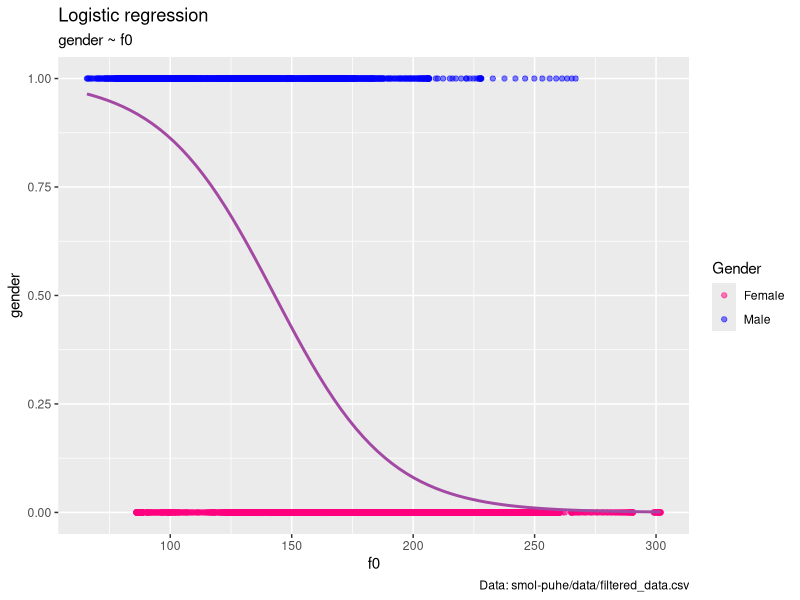
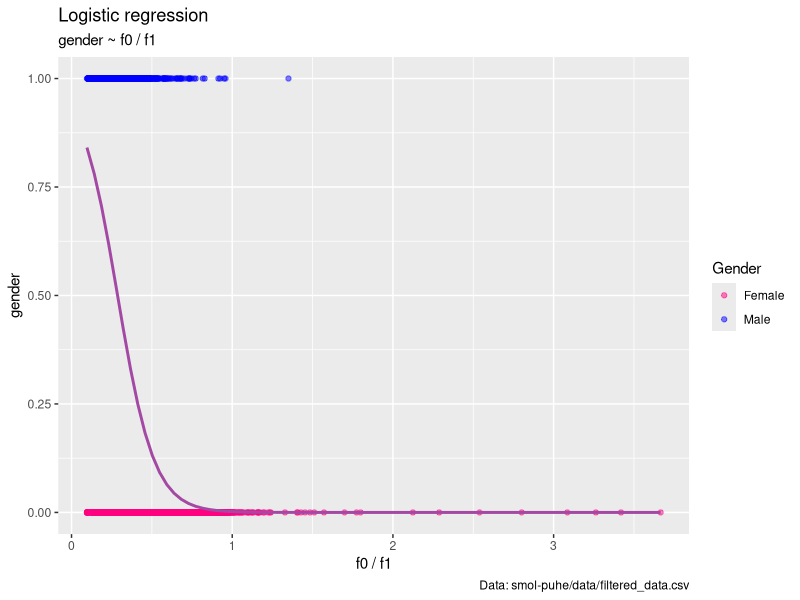
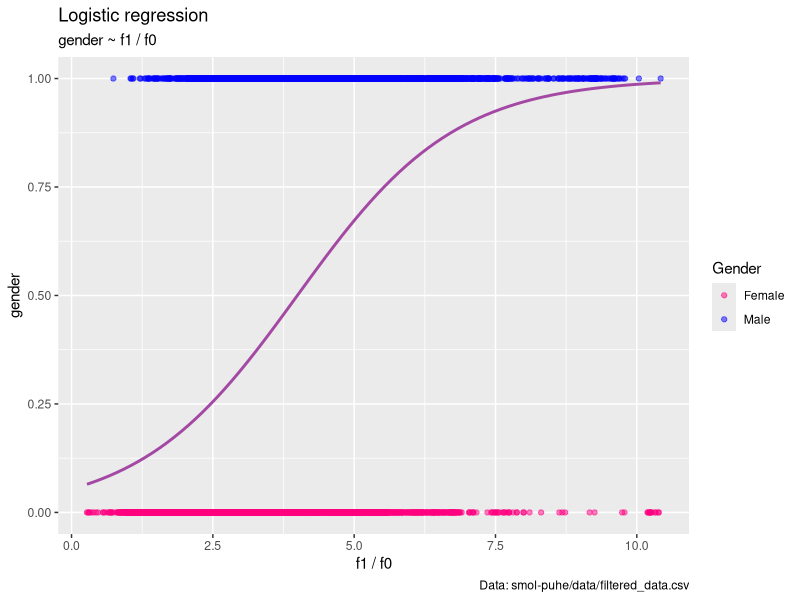
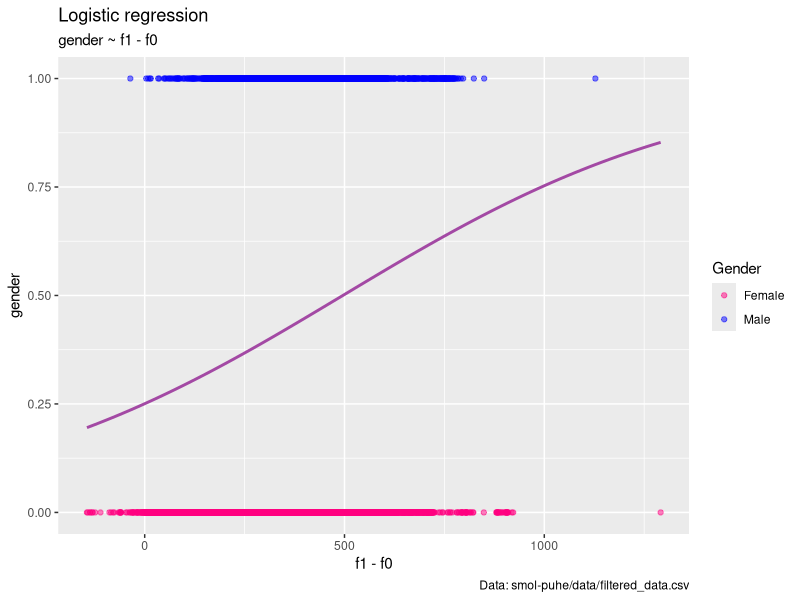
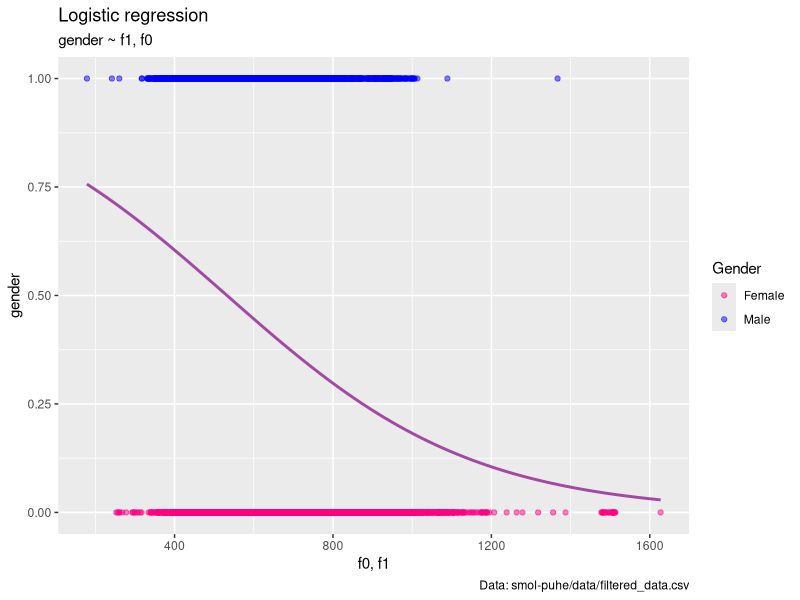

Write R code to recreate these figures, in order.
## Import R packages ##########################################################

library(tidyverse)

## Set working directory for R Studio ~~~~~~~~~~~~~~~~~~~~~~~~~~~~~~~~~~~~~~~~~
## We want it to be the root of this repo, i.e. "/smol-puhe"

wd <- getwd() %>% str_replace("/scripts/R/praat_processing$", "")
setwd(wd)
getwd()
rm(wd)

tb <- read_csv("./data/filtered_data.csv")
spec(tb)

## Logistic regression ########################################################
## gender ~ f0

ggplot(tb, aes(x=f0, y=gender)) +
  geom_point(alpha=.5, aes(color = cut(tb$gender, c(-1, 0.5, 1)))) +
  scale_color_manual(name = "Gender",
                     values = c("(-1,0.5]" = "#ff0080",
                                "(0.5,1]" = "#0000ff"),
                     labels = c("Female", "Male")) +
  stat_smooth(method="glm", se=FALSE,
              method.args = list(family=binomial), col="#a349a4") +
  labs(title = "Logistic regression",
       subtitle = "gender ~ f0",
       caption = "Data: smol-puhe/data/filtered_data.csv")

# ggsave("logistic_gender_f0.png")

model_f0 <- glm(gender~f0, data = tb)
summary(model_f0)

## Logistic regression ~~~~~~~~~~~~~~~~~~~~~~~~~~~~~~~~~~~~~~~~~~~~~~~~~~~~~~~~
## gender ~ f0 / f1

tb$f0_over_f1 <- tb$f0 / tb$f1

ggplot(tb, aes(x=f0_over_f1, y=gender)) +
  geom_point(alpha=.5, aes(color = cut(tb$gender, c(-1, 0.5, 1)))) +
  scale_color_manual(name = "Gender",
                     values = c("(-1,0.5]" = "#ff0080",
                                "(0.5,1]" = "#0000ff"),
                     labels = c("Female", "Male")) +
  stat_smooth(method="glm", se=FALSE,
              method.args = list(family=binomial), col="#a349a4") +
  labs(title = "Logistic regression",
       subtitle = "gender ~ f0 / f1",
       caption = "Data: smol-puhe/data/filtered_data.csv") + 
  xlab("f0 / f1")

# ggsave("logistic_gender_f0_over_f1.png")

model_f0_over_f1 <- glm(gender~f0_over_f1, data = tb)
summary(model_f0_over_f1)

## Logistic regression ########################################################
## gender ~ f1 / f0

tb$f1_over_f0 = tb$f1 / tb$f0

ggplot(tb, aes(x=f1_over_f0, y=gender)) +
  geom_point(alpha=.5, aes(color = cut(tb$gender, c(-1, 0.5, 1)))) +
  scale_color_manual(name = "Gender",
                     values = c("(-1,0.5]" = "#ff0080",
                                "(0.5,1]" = "#0000ff"),
                     labels = c("Female", "Male")) +
  stat_smooth(method="glm", se=FALSE,
              method.args = list(family=binomial), 
              col="#a349a4") + 
  labs(title = "Logistic regression",
       subtitle = "gender ~ f1 / f0",
       caption = "Data: smol-puhe/data/filtered_data.csv") + 
  xlab("f1 / f0")

# ggsave("logistic_gender_f1_over_f0.png")

model_f1_over_f0 <- glm(gender~f1_over_f0, data = tb)
summary(model_f1_over_f0)

## Logistic regression ~~~~~~~~~~~~~~~~~~~~~~~~~~~~~~~~~~~~~~~~~~~~~~~~~~~~~~~~
## gender ~ f1 - f0

tb$f1_minus_f0 = tb$f1 - tb$f0

ggplot(tb, aes(x=f1_minus_f0, y=gender)) +
  geom_point(alpha=.5, aes(color = cut(tb$gender, c(-1, 0.5, 1)))) +
  scale_color_manual(name = "Gender",
                     values = c("(-1,0.5]" = "#ff0080",
                                "(0.5,1]" = "#0000ff"),
                     labels = c("Female", "Male")) +
  stat_smooth(method="glm", se=FALSE,
              method.args = list(family=binomial), 
              col="#a349a4") + 
  labs(title = "Logistic regression",
       subtitle = "gender ~ f1 - f0",
       caption = "Data: smol-puhe/data/filtered_data.csv") + 
  xlab("f1 - f0")

# ggsave("logistic_gender_f1_minus_f0.png")

model_f1_minus_f0 <- glm(gender~f1_minus_f0, data = tb)
summary(model_f1_minus_f0)

## Logistic regression ########################################################
## gender ~ f0 + f1

ggplot(tb, aes(x=f0 + f1, y=gender)) +
  geom_point(alpha=.5, aes(color = cut(tb$gender, c(-1, 0.5, 1)))) +
  scale_color_manual(name = "Gender",
                     values = c("(-1,0.5]" = "#ff0080",
                                "(0.5,1]" = "#0000ff"),
                     labels = c("Female", "Male")) +
  stat_smooth(method="glm", se=FALSE,
              method.args = list(family=binomial), 
              col="#a349a4") + 
  labs(title = "Logistic regression",
       subtitle = "gender ~ f1, f0",
       caption = "Data: smol-puhe/data/filtered_data.csv") + 
  xlab("f0, f1")

# ggsave("logistic_gender_f1_minus_f0.png")

model <- glm(gender~f0 + f1 + f0*f1, data = tb, family="binomial")
summary(model)

  # References __________________________________________________________________
# https://www.statology.org/plot-logistic-regression-in-r/
# https://www.color-hex.com/color-palette/3899
# https://stackoverflow.com/questions/29966582/ggplot-geom-point-with-colors-based-on-specific-discrete-values
# https://stackoverflow.com/questions/61227134/r-ggplot-geom-point-color-gradient-based-on-variable
  
